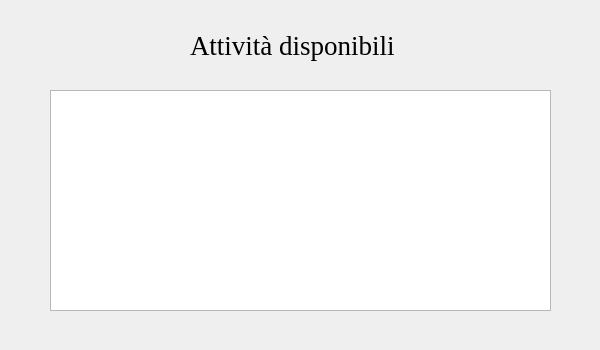
<?xml version="1.0" encoding="UTF-8"?>
<ui version="4.0">
 <class>VistaListaAttivita</class>
 <widget class="QWidget" name="VistaListaAttivita">
  <property name="geometry">
   <rect>
    <x>0</x>
    <y>0</y>
    <width>600</width>
    <height>350</height>
   </rect>
  </property>
  <property name="windowTitle">
   <string>Lista attività</string>
  </property>
  <widget class="QListView" name="listView">
   <property name="geometry">
    <rect>
     <x>50</x>
     <y>90</y>
     <width>501</width>
     <height>221</height>
    </rect>
   </property>
  </widget>
  <widget class="QLabel" name="label">
   <property name="geometry">
    <rect>
     <x>190</x>
     <y>30</y>
     <width>204</width>
     <height>31</height>
    </rect>
   </property>
   <property name="font">
    <font>
     <family>Times New Roman</family>
     <pointsize>20</pointsize>
    </font>
   </property>
   <property name="text">
    <string>Attività disponibili</string>
   </property>
  </widget>
 </widget>
 <resources/>
 <connections/>
</ui>
